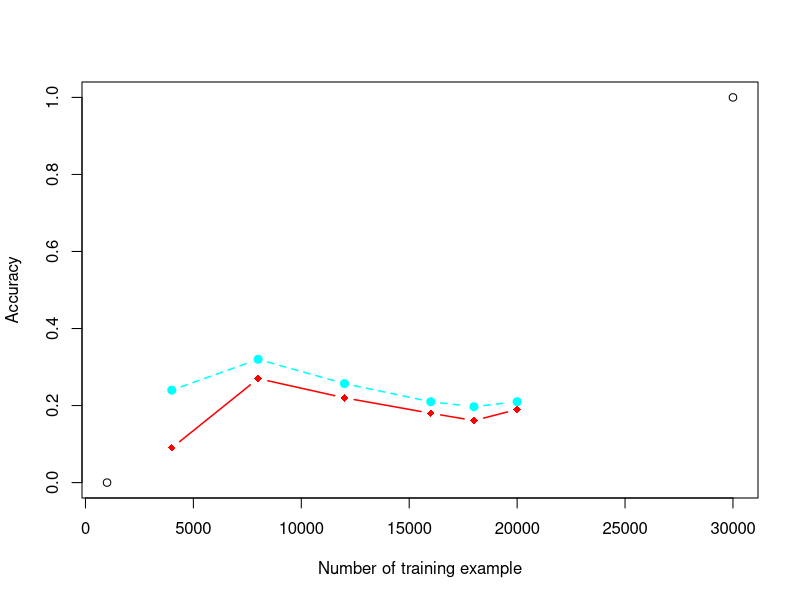
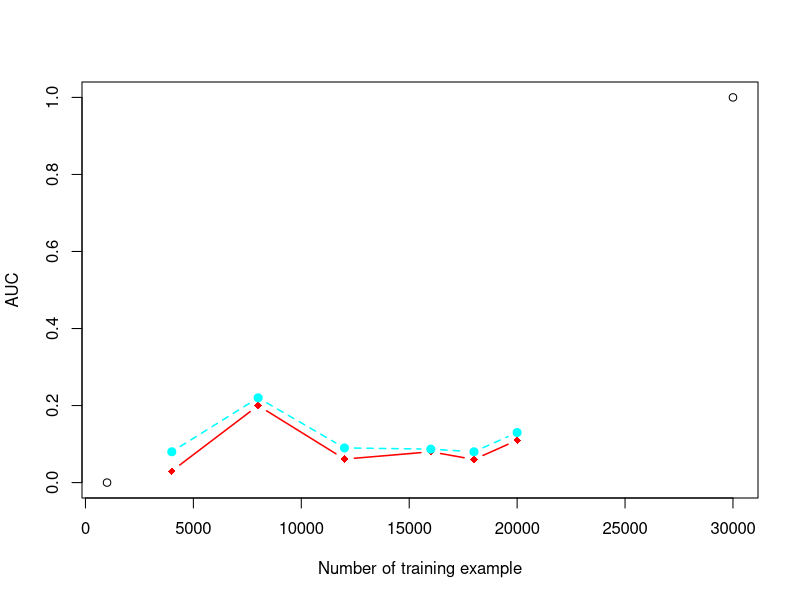
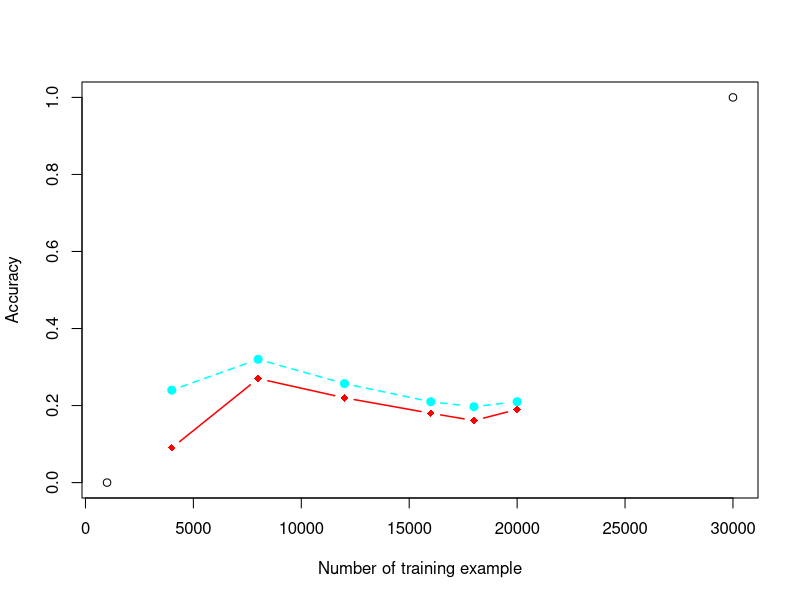
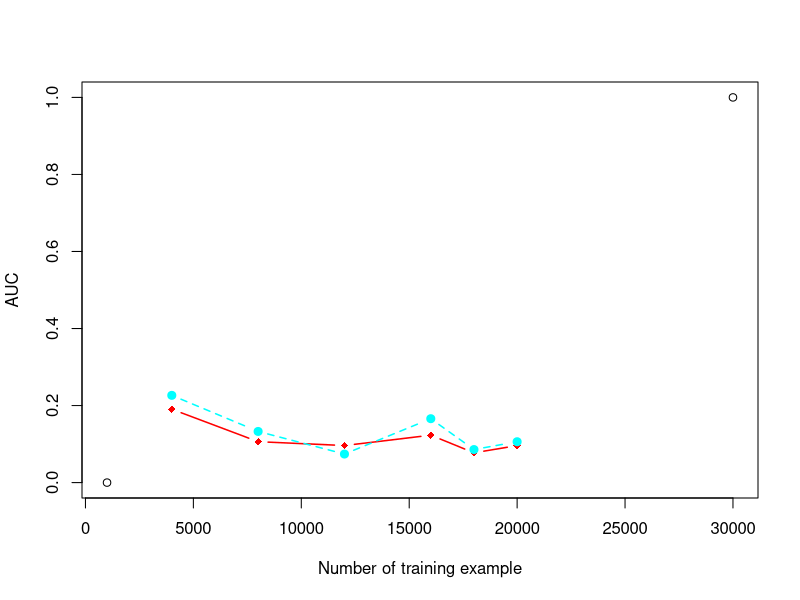

These charts were generated, in order, by the following R code:
setwd("/home/srimugunthan/TookitakiEx")
res <-  read.csv("multidrawc.txt",   header=TRUE, sep="", as.is=TRUE)

# get the range for the x and y axis
xrange <- range(1000:30000)
yrange <- range(0:1)
colors <- rainbow(2)
linetype <- c(1:2)
plotchar <- seq(18,19,1)

pdf(file="multilcuve.pdf")
#Learning curve
plot(xrange,yrange,xlab="Number of training example",ylab="Accuracy")
lines(res$Datasetsize, 1-res$TrainingAccuracy, type="b", lwd=1.5,
      lty=linetype[1], col=colors[1], pch=plotchar[1]) 
lines(res$Datasetsize, 1-res$TestsetAccuracy, type="b", lwd=1.5,
      lty=linetype[2], col=colors[2], pch=plotchar[2]) 
# lines(2:nrow(X), error$error_val[2:nrow(X)], type="b", lwd=1.5,
#       lty=linetype[2], col=colors[2], pch=plotchar[2]) 
# legend(xrange[1], yrange[2], 1:2, cex=0.8, col=colors,
#        pch=plotchar, lty=linetype, title="Linear Regression learing curve")

dev.off()

pdf(file="multiAUCcuve.pdf")
#Learning curve
plot(xrange,yrange,xlab="Number of training example",ylab="AUC")
lines(res$Datasetsize, 1- res$TrainingAUC, type="b", lwd=1.5,
      lty=linetype[1], col=colors[1], pch=plotchar[1]) 
lines(res$Datasetsize, 1- res$TestAUC, type="b", lwd=1.5,
      lty=linetype[2], col=colors[2], pch=plotchar[2]) 
# lines(2:nrow(X), error$error_val[2:nrow(X)], type="b", lwd=1.5,
#       lty=linetype[2], col=colors[2], pch=plotchar[2]) 
# legend(xrange[1], yrange[2], 1:2, cex=0.8, col=colors,
#        pch=plotchar, lty=linetype, title="Linear Regression learing curve")

dev.off()

nnres <-  read.csv("nndrawc.txt",   header=TRUE, sep="", as.is=TRUE)

pdf(file="NNlcuve.pdf")
#Learning curve
plot(xrange,yrange,xlab="Number of training example",ylab="Accuracy")
lines(nnres$DatasetSize, 1-res$TrainingAccuracy, type="b", lwd=1.5,
      lty=linetype[1], col=colors[1], pch=plotchar[1]) 
lines(nnres$DatasetSize, 1-res$TestsetAccuracy, type="b", lwd=1.5,
      lty=linetype[2], col=colors[2], pch=plotchar[2]) 
# lines(2:nrow(X), error$error_val[2:nrow(X)], type="b", lwd=1.5,
#       lty=linetype[2], col=colors[2], pch=plotchar[2]) 
# legend(xrange[1], yrange[2], 1:2, cex=0.8, col=colors,
#        pch=plotchar, lty=linetype, title="Linear Regression learing curve")

dev.off()

pdf(file="NNAUCcuve.pdf")
#Learning curve
plot(xrange,yrange,xlab="Number of training example",ylab="AUC")
lines(nnres$DatasetSize, 1- nnres$TrainingAUC, type="b", lwd=1.5,
      lty=linetype[1], col=colors[1], pch=plotchar[1]) 
lines(nnres$DatasetSize, 1- nnres$TestAUC, type="b", lwd=1.5,
      lty=linetype[2], col=colors[2], pch=plotchar[2]) 
# lines(2:nrow(X), error$error_val[2:nrow(X)], type="b", lwd=1.5,
#       lty=linetype[2], col=colors[2], pch=plotchar[2]) 
# legend(xrange[1], yrange[2], 1:2, cex=0.8, col=colors,
#        pch=plotchar, lty=linetype, title="Linear Regression learing curve")

dev.off()